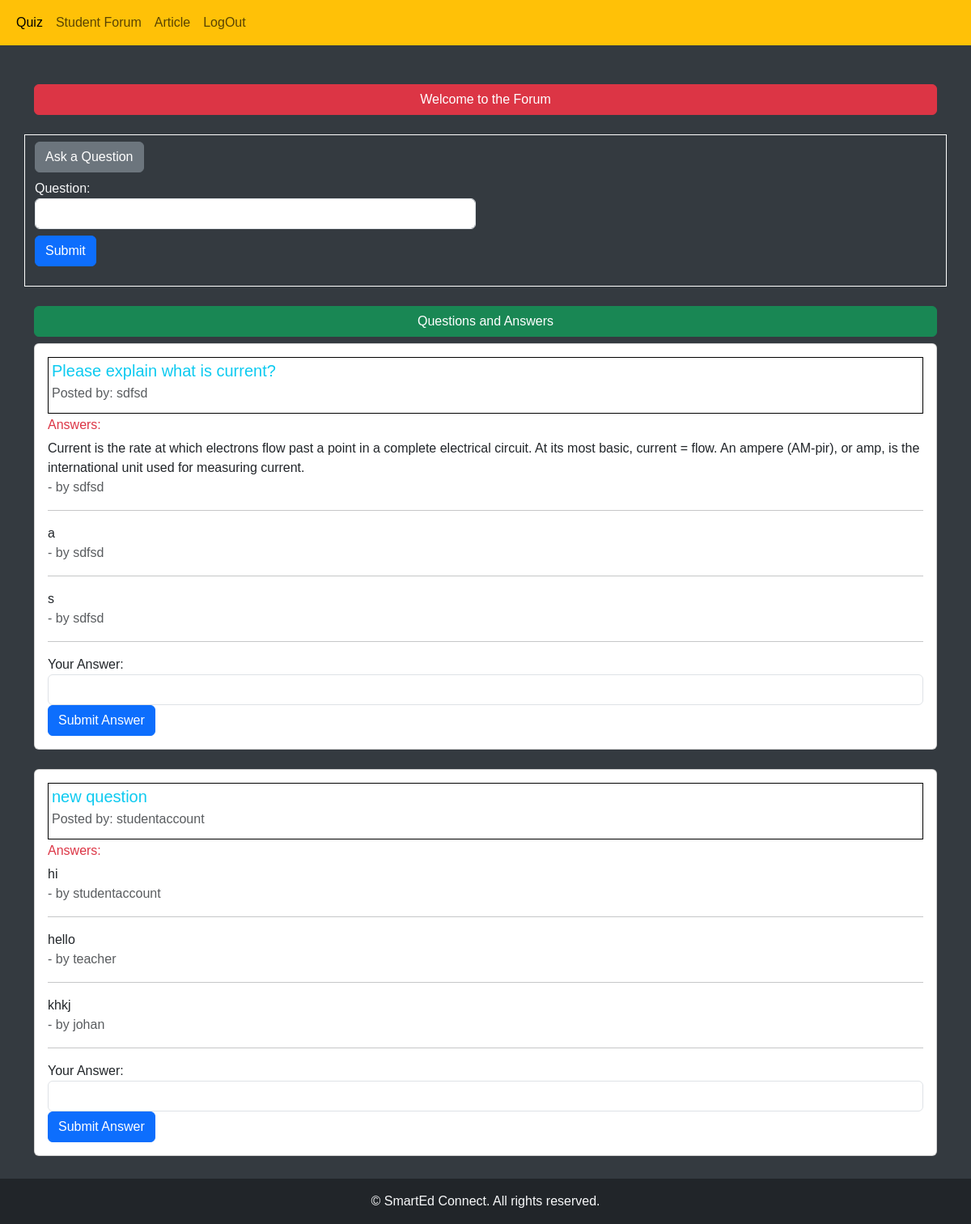
The app's page /newapp/forum/ (signed in) with its own data.
### newapp/models.py (models this page shows, shortened)
class fquestion(models.Model):
    user = models.ForeignKey(settings.AUTH_USER_MODEL, on_delete=models.CASCADE)
    text = models.TextField()

class Answer(models.Model):
    user = models.ForeignKey(settings.AUTH_USER_MODEL, on_delete=models.CASCADE)
    question = models.ForeignKey(fquestion, on_delete=models.CASCADE)
    text = models.TextField()

### accounts/models.py (models this page shows)
class CustomUser(AbstractUser):
    USER_TYPES = [
        ('student', 'Student'),
        ('teacher', 'Teacher'),
    ]
    user_type = models.CharField(max_length=10, choices=USER_TYPES)
    groups = models.ManyToManyField(
        'auth.Group',
        verbose_name='groups',
        blank=True,
        related_name='customuser_set',
        help_text='The groups this user belongs to. A user will get all permissions granted to each of their groups.',
    )
    user_permissions = models.ManyToManyField(
        'auth.Permission',
        verbose_name='user permissions',
        blank=True,
        related_name='customuser_set',
        help_text='Specific permissions for this user.',
    )

### newapp/views.py (the view, shortened to what this page needs)
# urls.py: path('forum/', views.forum, name='forum'),
@login_required
def forum(request):
    questions = fquestion.objects.all().order_by('-id')
    context = {'questions': questions}
    return render(request, 'forum.html', context)

### newapp/templates/forum.html (shortened to what this page needs)
{% extends 'base.html' %}
{% block test %}
    <div class="container mt-5">
        <h1 class= "btn btn-danger d-flex justify-content-center ">Welcome to the Forum</h1>
        <div class="row mt-4 border border-white">
            <div class="col-md-6">
                <h2 class="btn btn-secondary mt-2">Ask a Question</h2>
                <form method="post" action="{% url 'newapp:forum' %}" class="mb-4">
                    <div class="form-group">
                        <label class="font-weight-bold text-light" for="question_text ">Question:</label>
                        <input type="text" class="form-control" name="question_text" required>
                    </div>
                    <button type="submit" class="btn btn-primary mt-2">Submit</button>
                </form>
            </div>
        </div>
        <h2 class="mt-4 btn btn-success d-flex justify-content-center">Questions and Answers</h2>
        {% for question in questions %}
            <div class="card mb-4">
                <div class="card-body">
                    <div class="border border-black p-1 mb-2">
                        <h5 class="card-title text-info">{{ question.text }}</h5>
                        <p class="card-subtitle mb-2 text-muted">Posted by: {{ question.user.username }}</p>
                    </div>
                    <h6 class="card-subtitle mb-2 font-weight-bold text-danger">Answers:</h6>
                    <ul class="list-unstyled">
                        {% for answer in question.answer_set.all %}
                            <li>
                                {{ answer.text }} </br>
                                <span class="text-muted"> - by {{ answer.user.username }}</span>
                            </li>
                            <hr class="bg-danger">
                        {% endfor %}
                    </ul>
                    <form method="post" action="{% url 'newapp:forum' %}">
                        <div class="form-group">
                            <label for="answer_text">Your Answer:</label>
                            <input type="text" class="form-control" name="answer_text" required>
                        </div>
                        <button type="submit" class="btn btn-primary">Submit Answer</button>
                    </form>
                </div>
            </div>
        {% endfor %}
    </div>
{% endblock test %}

### static/css/style.css (style rules this page uses)
body { font-family: Arial, sans-serif; display: flex; flex-direction: column; min-height: 100vh; display: flex; flex-direction: column; margin: 0; background-color: #343a40; padding-bottom: 60px; }
.btn-primary { --bs-btn-color: #fff; --bs-btn-hover-color: #fff; --bs-btn-focus-shadow-rgb: 49,132,253; --bs-btn-active-color: #fff; --bs-btn-active-shadow: inset 0 3px 5px rgba(0, 0, 0, 0.125); --bs-btn-disabled-color: #fff; }

### records on screen
fquestion: text "Please explain what is current?", user.username "sdfsd"
Answer: text "Current is the rate at which electrons flow past a point in a complete electrical circuit. At its most basic, current = flow. An ampere (AM-pir), or amp, is the international unit used for measuring current.", user.username "sdfsd"
Answer: text "a", user.username "sdfsd"
Answer: text "s", user.username "sdfsd"
fquestion: text "new question", user.username "studentaccount"
Answer: text "hi", user.username "studentaccount"
Answer: text "hello", user.username "teacher"
Answer: text "khkj", user.username "johan"
